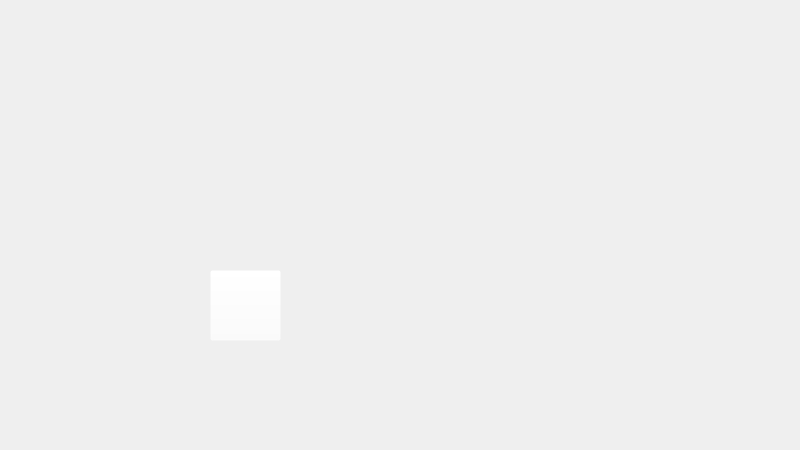
<?xml version="1.0" encoding="UTF-8"?>
<ui version="4.0">
 <class>MainWindow</class>
 <widget class="QMainWindow" name="MainWindow">
  <property name="geometry">
   <rect>
    <x>0</x>
    <y>0</y>
    <width>800</width>
    <height>450</height>
   </rect>
  </property>
  <property name="maximumSize">
   <size>
    <width>800</width>
    <height>450</height>
   </size>
  </property>
  <property name="windowTitle">
   <string>The Backrooms</string>
  </property>
  <widget class="QWidget" name="centralwidget">
   <widget class="QLabel" name="label">
    <property name="geometry">
     <rect>
      <x>0</x>
      <y>0</y>
      <width>801</width>
      <height>451</height>
     </rect>
    </property>
    <property name="text">
     <string/>
    </property>
    <property name="pixmap">
     <pixmap>../img/DoorAcepted.png</pixmap>
    </property>
   </widget>
   <widget class="QPushButton" name="openBtn">
    <property name="geometry">
     <rect>
      <x>210</x>
      <y>270</y>
      <width>71</width>
      <height>71</height>
     </rect>
    </property>
    <property name="cursor">
     <cursorShape>PointingHandCursor</cursorShape>
    </property>
    <property name="styleSheet">
     <string notr="true">background-color: rgba(255, 255, 255, 0);</string>
    </property>
    <property name="text">
     <string/>
    </property>
   </widget>
  </widget>
 </widget>
 <resources/>
 <connections/>
</ui>
